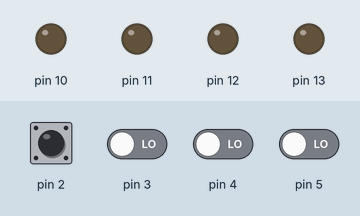
This sketch was run on a simulated Arduino Uno, built with avr-gcc and run on an emulated ATmega328P. On the bench: output pins drawn as LEDs (lit = HIGH). Inputs (shaded band) come from the test bench; at power-on: pin 2 HIGH, pin 3–5 LOW.

Above: at 1.2 s.
1.3 s: pin 2 pulled LOW for 0.15 s
At 1.37 s:
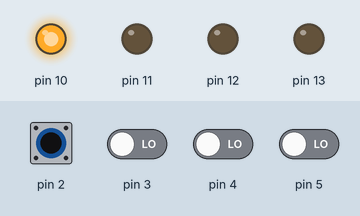
2.9 s: pin 3 driven HIGH
At 3.5 s:
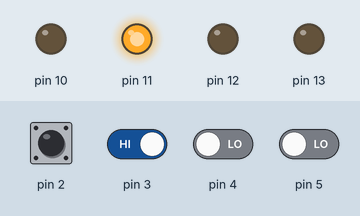
4.4 s: pin 4 driven HIGH
At 4.7 s:
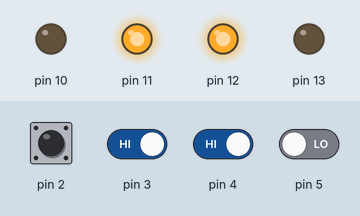
5.9 s: pin 5 driven HIGH
At 7.0 s:
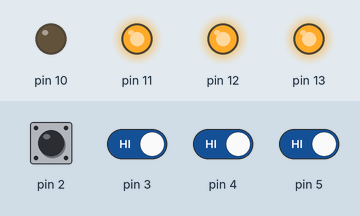
7.4 s: pin 2 pulled LOW for 1 s
At 8.2 s:
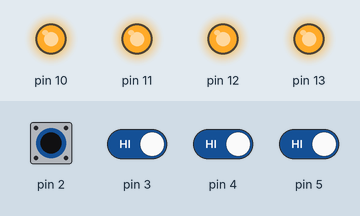
9.9 s: pin 3 driven LOW
At 11.3 s:
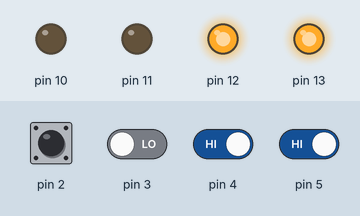
Timing chart, 0 to 12.4 s (numbered marks = the images above; inputs shaded):
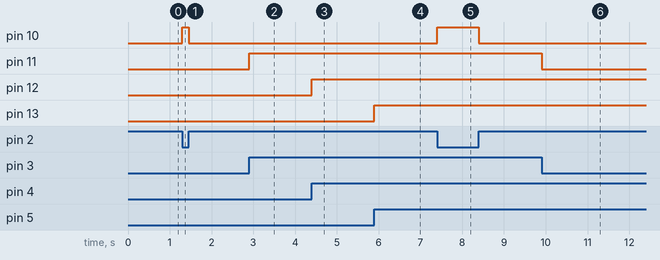

The sketch:

swled2.ino
```cpp
void setup() {
  pinMode(10,OUTPUT);
  pinMode(2,INPUT_PULLUP);
  pinMode(11,OUTPUT);
  pinMode(3,INPUT);
  pinMode(12,OUTPUT);
  pinMode(4,INPUT);
  pinMode(13,OUTPUT);
  pinMode(5,INPUT);


}

void loop() {
  unsigned char a,b,c,d;
  a= digitalRead(2);
  b= digitalRead(3);
  c= digitalRead(4);
  d= digitalRead(5);
  digitalWrite(10,a-1);
  digitalWrite(11,b);
  digitalWrite(12,c);
  digitalWrite(13,d);
}
```

Measured:
- after the input at 1.3 s, pin 10: LOW → HIGH at once, → LOW 0.15 s later
- after the input at 2.9 s, pin 11: LOW → HIGH at once
- after the input at 4.4 s, pin 12: LOW → HIGH at once
- after the input at 5.9 s, pin 13: LOW → HIGH at once
- after the input at 7.4 s, pin 10: LOW → HIGH at once, → LOW 1.0 s later
- after the input at 9.9 s, pin 11: HIGH → LOW at once
